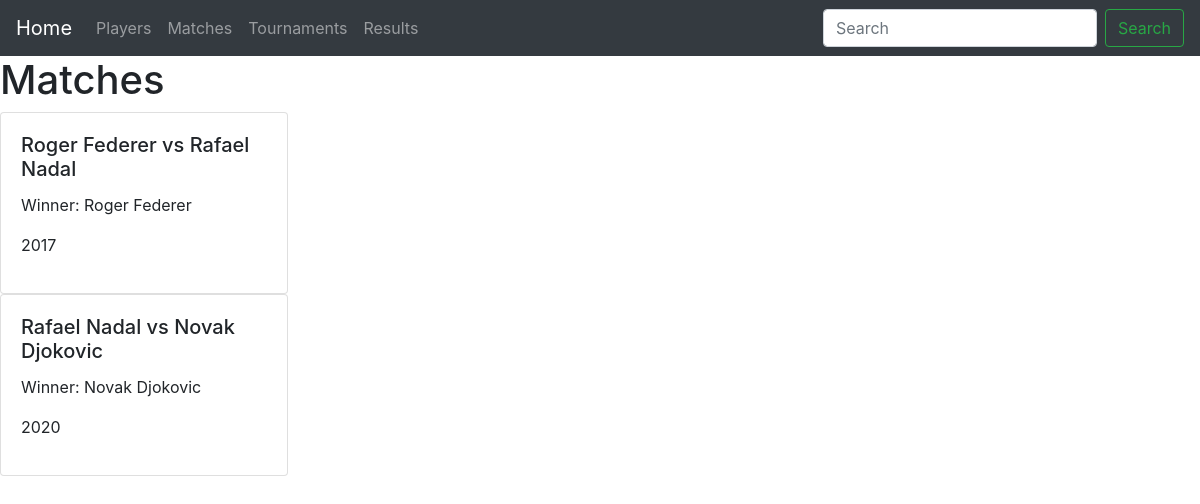
/players/list-matches/, run on the app's committed database.
### players/models.py (models this page shows)
class Matches(models.Model):
    CHOICES=(
        ('Player 1', 'Player 1'),
        ('Player 2', 'Player 2'),
    )
    player_1=models.CharField(max_length=100)
    player_2=models.CharField(max_length=100)
    year=models.IntegerField()
    winner=models.CharField(choices=CHOICES, max_length=8)

### players/views.py (the view)
# urls.py: path('list-matches/', list_matches),
def list_matches(request):
    all_matches=Matches.objects.all()
    context={
        'matches':all_matches
    }
    return render(request, 'matches/list_matches.html', context=context)

### templates/matches/list_matches.html (shortened to what this page needs)
{% extends 'base.html' %}
{% block content %}
<h1>Matches</h1>
{% for match in matches %}
    <div class="card" style="width: 18rem;">
        <div class="card-body">
        <h5 class="card-title">{{match.player_1}} vs {{match.player_2}}</h5>
        {% if match.winner == 'Player 1' %}
        <p class="card-text">Winner: {{match.player_1}}</p>
        {% else %}
        <p class="card-text">Winner: {{match.player_2}}</p>
        {% endif %}
        {{match.year}}</p>
        </div>
    </div>
    {% endfor %}
{% endblock %}

### data on the page
Matches: player_1 "Roger Federer", player_2 "Rafael Nadal", year "2017"
Matches: player_1 "Rafael Nadal", player_2 "Novak Djokovic", year "2020"
